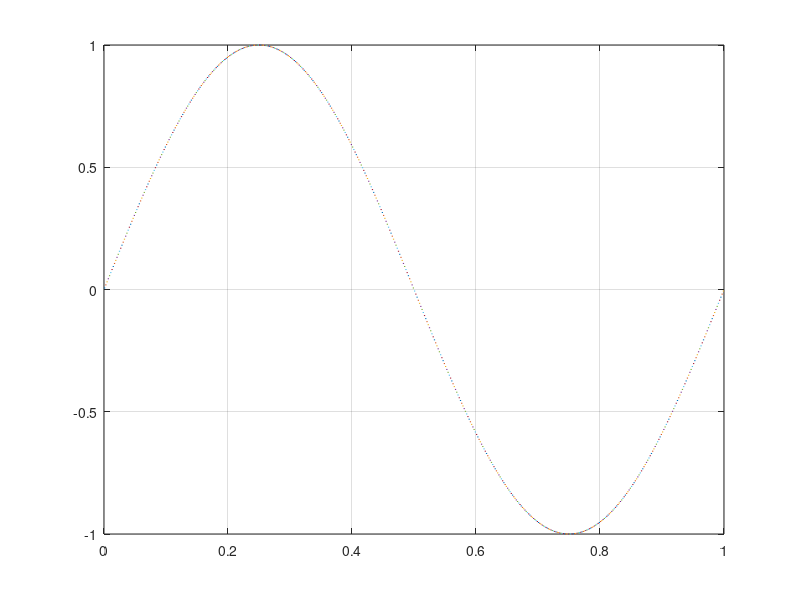
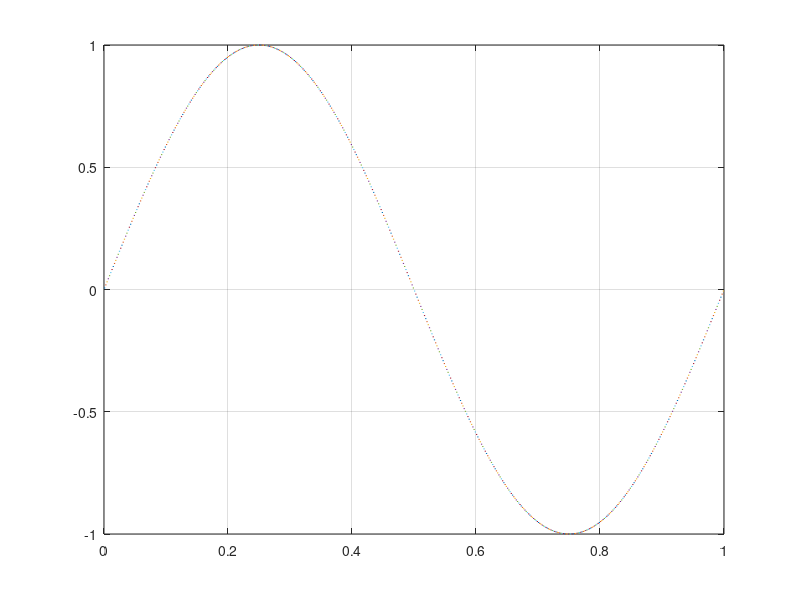

Reproduce these figures in MATLAB, in order. (Note: this script raises an error after producing the figures.)
clc
clear
close all

%%
N = 500;
x = linspace(0, 1, N+1);
dx = x(2:end) - x(1:end-1);
u_int = -1/(2*pi) * cos(2*pi*x);
u0 = (u_int(2:end)-u_int(1:end-1))./dx;
u = u0;
fluxes = {'Constant', 'Upwind', 'Lax-Wendroff', 'Fromm'};
[ind, ~] = listdlg('ListString', fluxes, 'SelectionMode', 'single', 'PromptString', 'Flux Reconstruction Scheme');
figure(1);
plot([x(1:end-1); x(2:end)], [u; u]);
grid on
figure(2);
plot([x(1:end-1); x(2:end)], [u; u]);
grid on
dt = 0.005;
T = 1;
t_end = 0;

uplot = NaN(N, T/dt);
uplot(:, 1) = u';
j = 2;

for t = dt : dt : T
    [~, u] = ode45(@ddtFiniteVolume, [0, dt], u);
    u = u(end,:);
    if ind == 1
        u_minus = u;
        u_plus = u;
    elseif ind == 2
        u_minus = [u(1), u(2:end) + 0.5*(u(2:end) - u(1:end-1))];
        u_plus = [u(1), u(2:end) - 0.5*(u(2:end) - u(1:end-1))];
    elseif ind == 3
        u_minus = [u(1:end-1) + 0.5*(u(2:end) - u(1:end-1)), u(end)];
        u_plus = [u(1:end-1) - 0.5*(u(2:end) - u(1:end-1)), u(end)];
    elseif ind == 4
        u_minus = [u(1), u(2:end-1) + 0.25*(u(3:end) - u(1:end-2)), u(end)];
        u_plus = [u(1), u(2:end-1) - 0.25*(u(3:end) - u(1:end-2)), u(end)];
    end    
    uplot(:, j) = u_minus;
    figure(2)
    plot([x(1:end-1); x(2:end)], [u_minus; u_plus], 'k');
    ylim([-1.5, 1.5]);
    xlabel('x'); ylabel('u(x,t)'); 
    grid on
    t_end = t_end + dt;
    title(['Burgers equation at t = ', num2str(t_end)]);
    drawnow;
    j = j + 1;    
end

figure(2)
xplot = dx(1)/2:dx(1):1-dx(1)/2;
tplot = 0:dt:T;
surf(tplot, xplot, uplot,'EdgeColor','none')
xlabel('t'); ylabel('x', 'Rotation', 0); title('u(x,t)'); colorbar;
view(2)

function [dudt] = ddtFiniteVolume(~, u)
    N = length(u); % cell number
    x = linspace(0, 1, N+1); % grid
    dx = x(2:end) - x(1:end-1); % cell length
    f = u.^2/2; % Flux    
    fL = f(1:end-1);
    fR = f(2:end);
    ul_gt_ur = u(1:end-1) - u(2:end) > 0;
    f_int = max(fL, fR).* ul_gt_ur + min(fL, fR) .* (~ul_gt_ur);        
    f_int = [0; f_int; 0];
    dudt = (f_int(1:end-1) - f_int(2:end))./dx';
end
